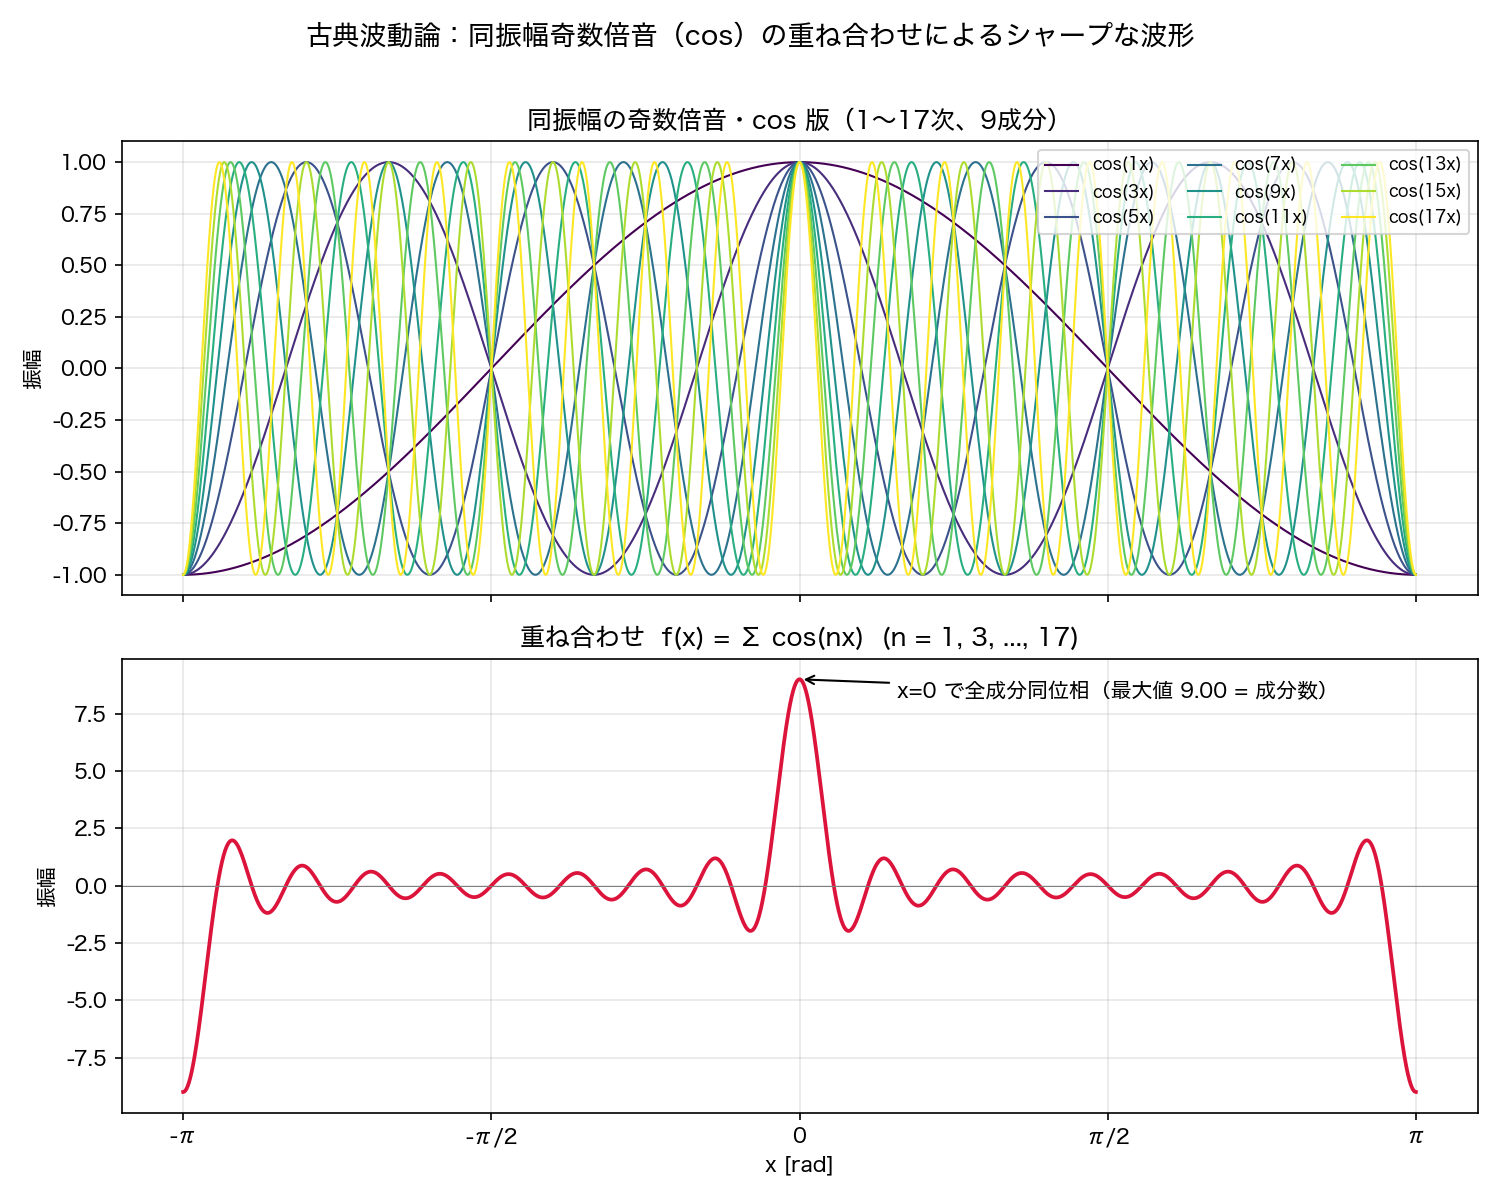

The Python source for this figure:
#!/usr/bin/env python3
"""
同振幅の奇数倍音（cos 版）の重ね合わせによるシャープな波形の生成デモ。

f(x) = Σ_{n=1,3,5,...,17} cos(nx)

cos では x = 0 で全成分が +1 に揃うため、ピークは x = 0（および 2π）に立ち、
ピーク値はちょうど成分数 N = 9 になる。x = π では交互に ∓1 で -9 の負ピーク。
閉形式: Σ_{k=0}^{N-1} cos((2k+1)x) = sin(2Nx) / (2 sin x)

出力: odd_harmonics_sharp_wave_cos.svg / .png（本スクリプトと同じフォルダ）
"""

import os

import matplotlib
matplotlib.use("Agg")
import matplotlib.pyplot as plt
import numpy as np

# macOS の日本語フォント
plt.rcParams["font.family"] = "Hiragino Sans"
plt.rcParams["axes.unicode_minus"] = False

OUT_DIR = os.path.dirname(os.path.abspath(__file__))
N_MAX = 17  # 最高次の奇数倍音

x = np.linspace(-np.pi, np.pi, 4000)
odd_orders = np.arange(1, N_MAX + 1, 2)  # 1, 3, 5, ..., 17
harmonics = [np.cos(n * x) for n in odd_orders]
total = np.sum(harmonics, axis=0)

fig, (ax1, ax2) = plt.subplots(2, 1, figsize=(10, 8), sharex=True)

# --- 上段: 個々の奇数倍音 ---
cmap = plt.get_cmap("viridis")
for i, (n, h) in enumerate(zip(odd_orders, harmonics)):
    ax1.plot(x, h, lw=1.0, color=cmap(i / (len(odd_orders) - 1)),
             label=f"cos({n}x)")
ax1.set_title(f"同振幅の奇数倍音・cos 版（1〜{N_MAX}次、{len(odd_orders)}成分）")
ax1.set_ylabel("振幅")
ax1.legend(loc="upper right", fontsize=8, ncol=3)
ax1.grid(alpha=0.3)

# --- 下段: 重ね合わせ ---
ax2.plot(x, total, lw=1.8, color="crimson")
ax2.axhline(0, color="gray", lw=0.5)
ax2.set_title(f"重ね合わせ  f(x) = Σ cos(nx)  (n = 1, 3, ..., {N_MAX})")
ax2.set_xlabel("x [rad]")
ax2.set_ylabel("振幅")
ax2.grid(alpha=0.3)

peak_idx = np.argmax(total)
ax2.annotate(f"x=0 で全成分同位相（最大値 {total[peak_idx]:.2f} = 成分数）",
             xy=(x[peak_idx], total[peak_idx]),
             xytext=(x[peak_idx] + 0.5, total[peak_idx] - 0.8),
             arrowprops=dict(arrowstyle="->", color="black"))

ax2.set_xticks(np.arange(-np.pi, 1.1 * np.pi, np.pi / 2))
ax2.set_xticklabels(["-π", "-π/2", "0", "π/2", "π"])

fig.suptitle("古典波動論：同振幅奇数倍音（cos）の重ね合わせによるシャープな波形", fontsize=13)
fig.tight_layout(rect=[0, 0, 1, 0.97])

for ext in ("svg", "png"):
    path = os.path.join(OUT_DIR, f"odd_harmonics_sharp_wave_cos.{ext}")
    fig.savefig(path, dpi=150)
    print(f"saved: {path}")
